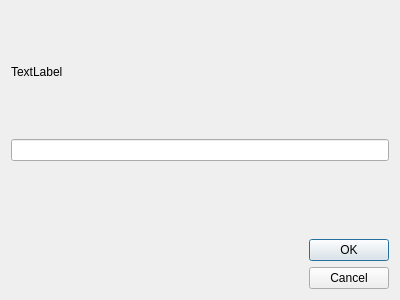
<?xml version="1.0" encoding="UTF-8"?>
<ui version="4.0">
 <class>Edytuj</class>
 <widget class="QDialog" name="Edytuj">
  <property name="geometry">
   <rect>
    <x>0</x>
    <y>0</y>
    <width>400</width>
    <height>300</height>
   </rect>
  </property>
  <property name="windowTitle">
   <string>Dialog</string>
  </property>
  <layout class="QVBoxLayout" name="verticalLayout">
   <item>
    <widget class="QLabel" name="label">
     <property name="text">
      <string>TextLabel</string>
     </property>
    </widget>
   </item>
   <item>
    <widget class="QLineEdit" name="LineEdit_edytuj"/>
   </item>
   <item alignment="Qt::AlignmentFlag::AlignRight|Qt::AlignmentFlag::AlignBottom">
    <widget class="QDialogButtonBox" name="buttonBox">
     <property name="orientation">
      <enum>Qt::Orientation::Vertical</enum>
     </property>
     <property name="standardButtons">
      <set>QDialogButtonBox::StandardButton::Cancel|QDialogButtonBox::StandardButton::Ok</set>
     </property>
    </widget>
   </item>
  </layout>
 </widget>
 <resources/>
 <connections>
  <connection>
   <sender>buttonBox</sender>
   <signal>accepted()</signal>
   <receiver>Edytuj</receiver>
   <slot>accept()</slot>
   <hints>
    <hint type="sourcelabel">
     <x>248</x>
     <y>254</y>
    </hint>
    <hint type="destinationlabel">
     <x>157</x>
     <y>274</y>
    </hint>
   </hints>
  </connection>
  <connection>
   <sender>buttonBox</sender>
   <signal>rejected()</signal>
   <receiver>Edytuj</receiver>
   <slot>reject()</slot>
   <hints>
    <hint type="sourcelabel">
     <x>316</x>
     <y>260</y>
    </hint>
    <hint type="destinationlabel">
     <x>286</x>
     <y>274</y>
    </hint>
   </hints>
  </connection>
 </connections>
</ui>
